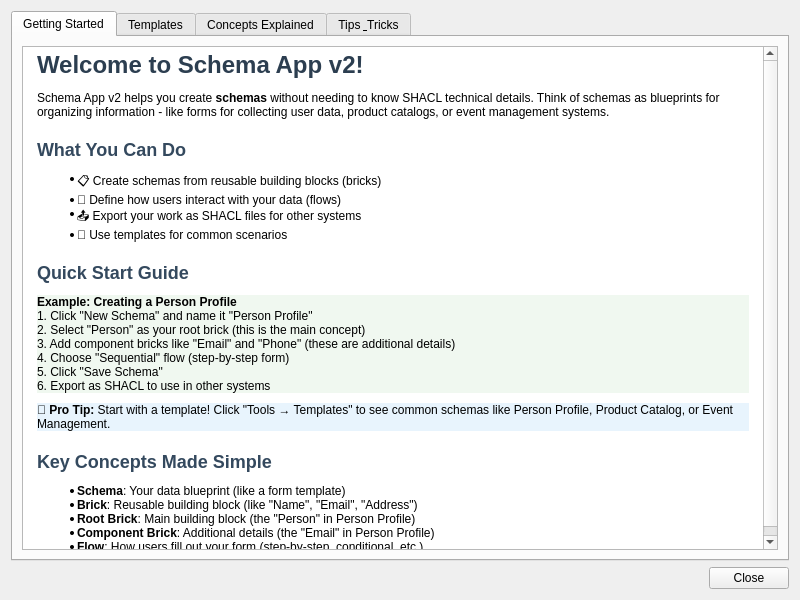
<?xml version="1.0" encoding="UTF-8"?>
<ui version="4.0">
 <class>HelpDialog</class>
 <widget class="QDialog" name="HelpDialog">
  <property name="geometry">
   <rect>
    <x>0</x>
    <y>0</y>
    <width>800</width>
    <height>600</height>
   </rect>
  </property>
  <property name="windowTitle">
   <string>Schema App v2 - Help</string>
  </property>
  <layout class="QVBoxLayout" name="dialogLayout">
   <item>
    <widget class="QTabWidget" name="helpTabWidget">
     <property name="currentIndex">
      <number>0</number>
     </property>
     <widget class="QWidget" name="gettingStartedTab">
      <attribute name="title">
       <string>Getting Started</string>
      </attribute>
      <layout class="QVBoxLayout" name="gettingStartedLayout">
       <item>
        <widget class="QTextEdit" name="gettingStartedTextEdit">
         <property name="readOnly">
          <bool>true</bool>
         </property>
         <property name="html">
          <string>&lt;!DOCTYPE HTML&gt;
&lt;html&gt;
&lt;head&gt;
&lt;style&gt;
body { font-family: Arial, sans-serif; margin: 10px; }
h1 { color: #2c3e50; border-bottom: 2px solid #3498db; padding-bottom: 5px; }
h2 { color: #34495e; margin-top: 20px; }
.tip { background-color: #e8f4fd; padding: 10px; border-left: 4px solid #3498db; margin: 10px 0; }
.example { background-color: #f0f8f0; padding: 10px; border-left: 4px solid #27ae60; margin: 10px 0; }
&lt;/style&gt;
&lt;/head&gt;
&lt;body&gt;
&lt;h1&gt;Welcome to Schema App v2!&lt;/h1&gt;

&lt;p&gt;Schema App v2 helps you create &lt;strong&gt;schemas&lt;/strong&gt; without needing to know SHACL technical details. Think of schemas as blueprints for organizing information - like forms for collecting user data, product catalogs, or event management systems.&lt;/p&gt;

&lt;h2&gt;What You Can Do&lt;/h2&gt;
&lt;ul&gt;
&lt;li&gt;📋 Create schemas from reusable building blocks (bricks)&lt;/li&gt;
&lt;li&gt;🔄 Define how users interact with your data (flows)&lt;/li&gt;
&lt;li&gt;📤 Export your work as SHACL files for other systems&lt;/li&gt;
&lt;li&gt;🎯 Use templates for common scenarios&lt;/li&gt;
&lt;/ul&gt;

&lt;h2&gt;Quick Start Guide&lt;/h2&gt;

&lt;div class="example"&gt;
&lt;strong&gt;Example: Creating a Person Profile&lt;/strong&gt;&lt;br&gt;
1. Click "New Schema" and name it "Person Profile"&lt;br&gt;
2. Select "Person" as your root brick (this is the main concept)&lt;br&gt;
3. Add component bricks like "Email" and "Phone" (these are additional details)&lt;br&gt;
4. Choose "Sequential" flow (step-by-step form)&lt;br&gt;
5. Click "Save Schema"&lt;br&gt;
6. Export as SHACL to use in other systems
&lt;/div&gt;

&lt;div class="tip"&gt;
&lt;strong&gt;💡 Pro Tip:&lt;/strong&gt; Start with a template! Click "Tools → Templates" to see common schemas like Person Profile, Product Catalog, or Event Management.
&lt;/div&gt;

&lt;h2&gt;Key Concepts Made Simple&lt;/h2&gt;

&lt;ul&gt;
&lt;li&gt;&lt;strong&gt;Schema&lt;/strong&gt;: Your data blueprint (like a form template)&lt;/li&gt;
&lt;li&gt;&lt;strong&gt;Brick&lt;/strong&gt;: Reusable building block (like "Name", "Email", "Address")&lt;/li&gt;
&lt;li&gt;&lt;strong&gt;Root Brick&lt;/strong&gt;: Main building block (the "Person" in Person Profile)&lt;/li&gt;
&lt;li&gt;&lt;strong&gt;Component Brick&lt;/strong&gt;: Additional details (the "Email" in Person Profile)&lt;/li&gt;
&lt;li&gt;&lt;strong&gt;Flow&lt;/strong&gt;: How users fill out your form (step-by-step, conditional, etc.)&lt;/li&gt;
&lt;/ul&gt;

&lt;/body&gt;
&lt;/html&gt;</string>
         </property>
        </widget>
       </item>
      </layout>
     </widget>
     <widget class="QWidget" name="templatesTab">
      <attribute name="title">
       <string>Templates</string>
      </attribute>
      <layout class="QVBoxLayout" name="templatesLayout">
       <item>
        <widget class="QLabel" name="templatesLabel">
         <property name="text">
          <string>Choose a template to get started quickly:</string>
         </property>
        </widget>
       </item>
       <item>
        <widget class="QListWidget" name="templatesListWidget">
         <property name="toolTip">
          <string>Available templates for common use cases</string>
         </property>
        </widget>
       </item>
       <item>
        <widget class="QTextEdit" name="templateDescriptionTextEdit">
         <property name="maximumHeight">
          <number>150</number>
         </property>
         <property name="readOnly">
          <bool>true</bool>
         </property>
         <property name="placeholderText">
          <string>Select a template to see its description</string>
         </property>
        </widget>
       </item>
       <item>
        <layout class="QHBoxLayout" name="templateButtonsLayout">
         <item>
          <widget class="QPushButton" name="useTemplateButton">
           <property name="text">
            <string>Use This Template</string>
           </property>
          </widget>
         </item>
         <item>
          <spacer name="horizontalSpacer">
           <property name="orientation">
            <enum>Qt::Horizontal</enum>
           </property>
           <property name="sizeHint" stdset="0">
            <size>
             <width>40</width>
             <height>20</height>
            </size>
           </property>
          </spacer>
         </item>
        </layout>
       </item>
      </layout>
     </widget>
     <widget class="QWidget" name="conceptsTab">
      <attribute name="title">
       <string>Concepts Explained</string>
      </attribute>
      <layout class="QVBoxLayout" name="conceptsLayout">
       <item>
        <widget class="QComboBox" name="conceptComboBox">
         <property name="toolTip">
          <string>Select a concept to learn about</string>
         </property>
        </widget>
       </item>
       <item>
        <widget class="QTextEdit" name="conceptExplanationTextEdit">
         <property name="readOnly">
          <bool>true</bool>
         </property>
         <property name="placeholderText">
          <string>Select a concept to see its explanation</string>
         </property>
        </widget>
       </item>
      </layout>
     </widget>
     <widget class="QWidget" name="tipsTab">
      <attribute name="title">
       <string>Tips &amp; Tricks</string>
      </attribute>
      <layout class="QVBoxLayout" name="tipsLayout">
       <item>
        <widget class="QPushButton" name="newTipButton">
         <property name="text">
          <string>💡 Get Another Tip</string>
         </property>
        </widget>
       </item>
       <item>
        <widget class="QTextEdit" name="tipTextEdit">
         <property name="readOnly">
          <bool>true</bool>
         </property>
         <property name="html">
          <string>&lt;!DOCTYPE HTML&gt;
&lt;html&gt;
&lt;head&gt;
&lt;style&gt;
body { font-family: Arial, sans-serif; margin: 10px; }
.tip { background-color: #fff3cd; padding: 15px; border-left: 4px solid #ffc107; border-radius: 4px; margin: 10px 0; }
&lt;/style&gt;
&lt;/head&gt;
&lt;body&gt;
&lt;div class="tip"&gt;
Click "Get Another Tip" to see helpful advice for creating better schemas!
&lt;/div&gt;
&lt;/body&gt;
&lt;/html&gt;</string>
         </property>
        </widget>
       </item>
      </layout>
     </widget>
    </widget>
   </item>
   <item>
    <layout class="QHBoxLayout" name="dialogButtonsLayout">
     <item>
      <spacer name="horizontalSpacer">
       <property name="orientation">
        <enum>Qt::Horizontal</enum>
       </property>
       <property name="sizeHint" stdset="0">
        <size>
         <width>40</width>
         <height>20</height>
        </size>
       </property>
      </spacer>
     </item>
     <item>
      <widget class="QPushButton" name="closeButton">
       <property name="text">
        <string>Close</string>
       </property>
      </widget>
     </item>
    </layout>
   </item>
  </layout>
 </widget>
 <resources/>
 <connections/>
</ui>
